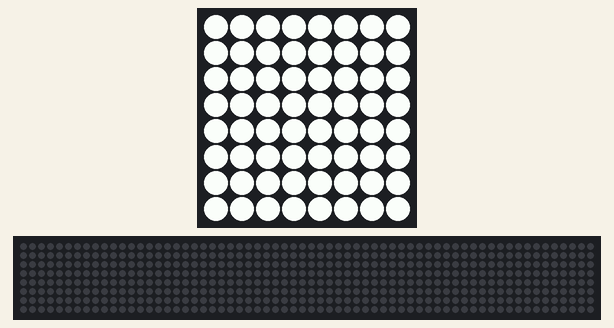
A program run on a simulated Raspberry Pi (BCM pin numbers) with a Sense HAT. Parts: the Sense HAT's 8×8 RGB LED matrix, a strip that is not on the board, showing the scrolling text unrolled. The 64×8 strip is a reading aid, not a part: it shows the text the matrix is scrolling, unrolled, one strip-width of it at a time.

Above: at 0.03 s.
At 4.89 s:
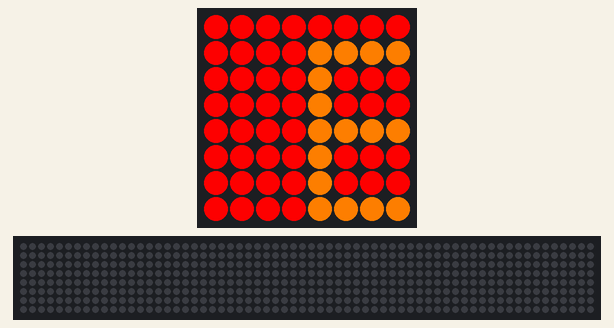
At 9.91 s:
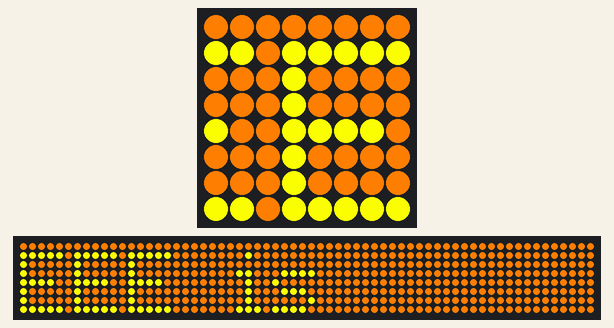
At 19.95 s:
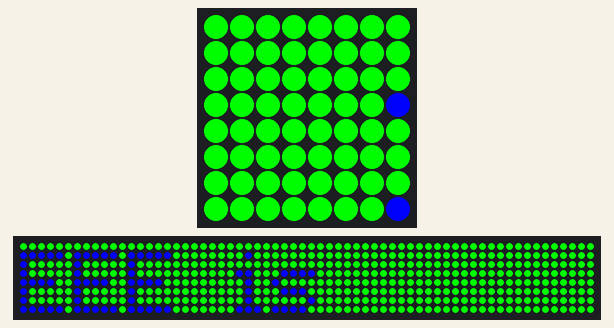
At 29.84 s:
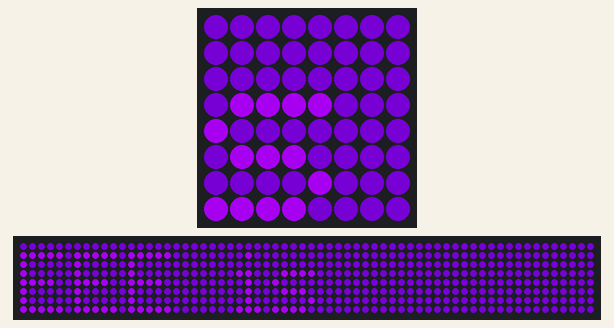
At 39.88 s:
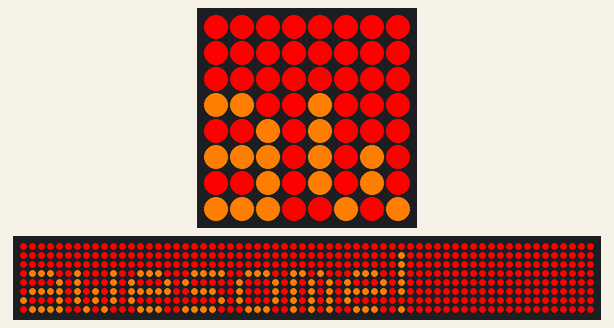

The program:

task2_display.py
```python
from sense_hat import SenseHat
sense = SenseHat()

violet = (148, 0, 211)
indigo = (75, 0, 130)
blue = (0, 0, 255)
green = (0, 255, 0)
yellow = (255, 255, 0)
orange = (255, 127, 0)
red = (255, 0, 0)
white = (255, 255, 255)

colour = [red, orange, yellow, green, blue, indigo, violet, white]

while True:
  for i in range(len(colour)-1):
    sense.show_message("EEE is awesome!", text_colour=colour[i], back_colour=colour[i-1], scroll_speed=0.05)
```
